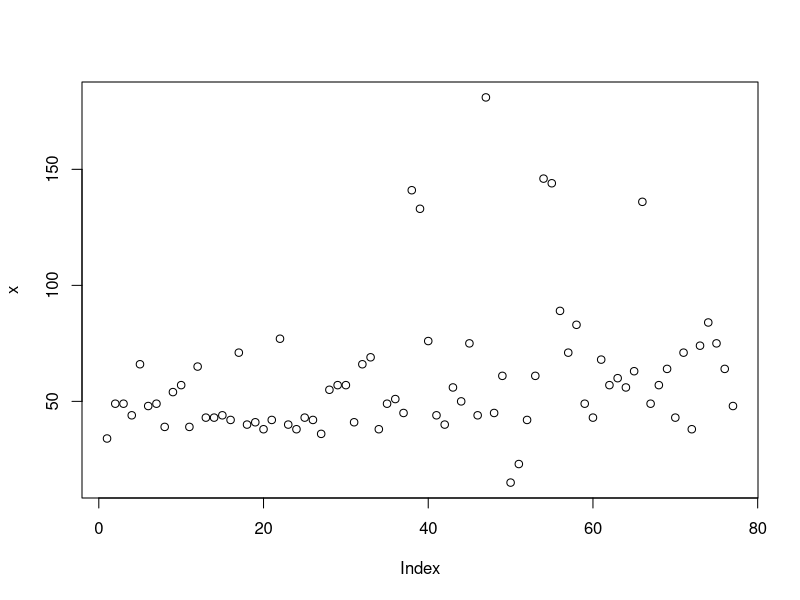

Write the R code that produced this figure.
# MAD based estimation for outliers
library(ggplot2)
library(tidyverse)

MAD <- function(x, verbose = TRUE) {
  med <- median(x, na.rm = TRUE)
  med_diff <- c()
  for (i in seq_along(x)) {
    d <- abs(x[i] - med)
    med_diff[i] <- d
  }
  MAD <- median(med_diff, na.rm = TRUE)
  s <- MAD / 0.6745
  outlier_crit <- 2 * s
  outlier_vector <- c()
  for (i in seq_along(x)) {
    if (abs(x[i] - med) > outlier_crit) {
      outlier_vector[i] <- TRUE
    } else {
      outlier_vector[i] <- FALSE
    }
  }

  if (verbose) {
    list(
      "MAD" = MAD,
      "s" = s,
      "outlier criteria" = outlier_crit,
      "outliers" = x[outlier_vector],
      "outlier index" = outlier_vector
    )
  } else {
    MAD
  }
}


x <- c(34, 49, 49, 44, 66, 48, 49, 39, 54, 57, 39, 65, 43, 43, 44, 42, 71, 40, 41, 38, 42, 77, 40, 38, 43, 42, 36, 55, 57, 57, 41, 66, 69, 38, 49, 51, 45, 141, 133, 76, 44, 40, 56, 50, 75, 44, 181, 45, 61, 15, 23, 42, 61, 146, 144, 89, 71, 83, 49, 43, 68, 57, 60, 56, 63, 136, 49, 57, 64, 43, 71, 38, 74, 84, 75, 64, 48)

plot(x)
MAD(x)


MAD_plot <- function(x) {
  estimates <- MAD(x)
  plot_data <- data.frame(x)
  plot_data$index <- seq_along(x)
  outlier_vector <- estimates[5]
  plot_data <- cbind(plot_data, outlier = outlier_vector)
  colnames(plot_data) <- c("x", "index", "outlier")
  plot_data[plot_data$outlier == TRUE, 3] <- plot_data[plot_data$outlier == TRUE, 1]
  plot_data[plot_data$outlier == FALSE, 3] <- NA

  ggplot(plot_data) +
    geom_point(aes(index, outlier), size = 5, color = "coral") +
    geom_point(aes(index, x), size = 2, color = "cornflowerblue") +
    theme_light() +
    labs(
      x = "Index of observation",
      y = "Value of observation"
    )
}
